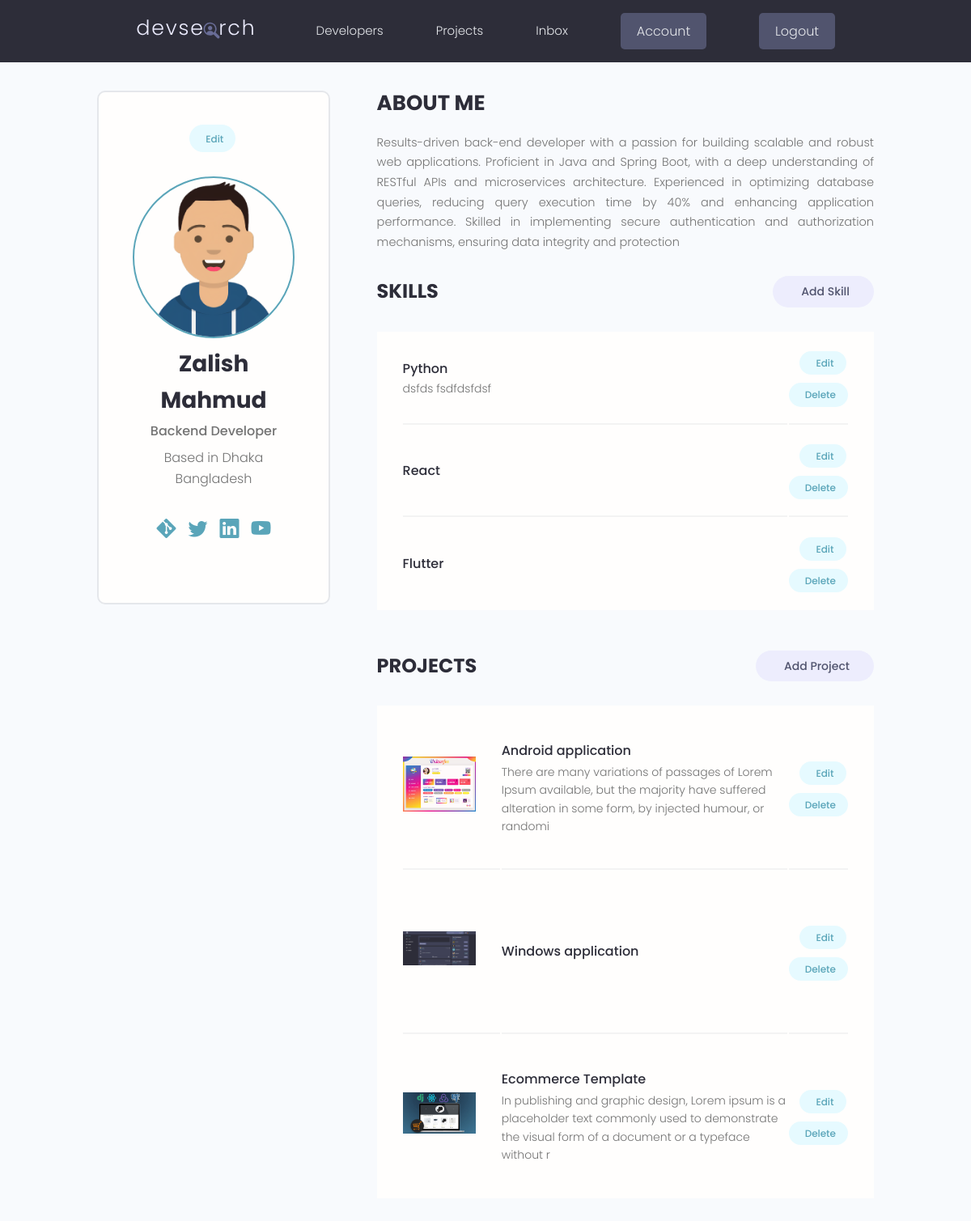
Screenshot of /account/ (signed in) with the database file from the repository.
### users/models.py (models this page shows, shortened)
class Profile(models.Model):
    user = models.OneToOneField(User, on_delete=models.CASCADE, null=True, blank=True)
    name = models.CharField(max_length=200, blank= True, null= True)
    email = models.EmailField(max_length=200, blank= True, null= True)
    username = models.CharField(max_length=200, blank= True, null= True)
    location = models.CharField(max_length=200, blank= True, null= True)
    short_intro = models.CharField(max_length= 200, blank= True, null= True)
    bio = models.TextField(blank= True, null= True)
    profile_image = models.ImageField(null= True, blank= True, upload_to='profiles', default= 'profiles/user-default.png')
    social_github = models.CharField(max_length= 200, blank= True, null= True)
    short_twitter = models.CharField(max_length= 200, blank= True, null= True)
    short_linkedin = models.CharField(max_length= 200, blank= True, null= True)
    short_youtube = models.CharField(max_length= 200, blank= True, null= True)
    short_website = models.CharField(max_length= 200, blank= True, null= True)
    created = models.DateTimeField(auto_now_add = True)
    id = models.UUIDField(default=uuid.uuid4, unique=True,
                          primary_key= True,  editable= False)

class Skill(models.Model):
    owner = models.ForeignKey(Profile, on_delete=models.CASCADE, null=True, blank=True)
    name = models.CharField(max_length=200, blank=True, null=True)
    description = models.TextField(null=True, blank=True)
    created = models.DateTimeField(auto_now_add=True)
    id = models.UUIDField(default=uuid.uuid4, unique=True,
                          primary_key=True, editable=False)

### projects/models.py (models this page shows, shortened)
class Project(models.Model):
    owner = models.ForeignKey(Profile, null=True, blank=True, on_delete=models.SET_NULL)
    title = models.CharField(max_length=20)
    description = models.TextField(null = True, blank = True)
    featured_image = models.ImageField(null=True, blank=True, default="default.jpg")
    demo_link = models.CharField(max_length = 2000, null = True, blank = True)
    source_link = models.CharField(max_length = 2000, null = True, blank = True)
    tags = models.ManyToManyField('Tag', blank=True)
    vote_total = models.IntegerField(default=0, null=True, blank=True)
    vote_ratio = models.IntegerField(default=0, null=True, blank= True)
    created = models.DateTimeField(auto_now_add = True)
    id = models.UUIDField(default=uuid.uuid4, unique=True,
                          primary_key= True,  editable= False)
    class Meta:
        ordering = ['created']

### users/views.py (the view)
# urls.py: path('account/', views.userAccount, name='account'),
@login_required(login_url='login')
def userAccount(request):
    profile = request.user.profile
    skills = profile.skill_set.all()
    projects = profile.project_set.all()
    context = {'profile': profile, 'skills': skills, 'projects': projects}
    return render(request, 'users/account.html', context)

### users/templates/users/account.html (shortened to what this page needs)
{% extends 'main.html' %}
{% block content %}
  <main class="settingsPage profile my-md">
    <div class="container">
      <div class="layout">
        <div class="column column--1of3">
          <div class="card text-center">
            <div class="card__body dev">
              <a class="tag tag--pill tag--main settings__btn" href="{% url 'edit-account' %}"> Edit</a>
              <img class="avatar avatar--xl dev__avatar" src="{{profile.profile_image.url}}" />
              <h2 class="dev__name">{{profile.name}}</h2>
              <p class="dev__title">{{profile.short_intro}}</p>
              <p class="dev__location">Based in {{profile.location}}</p>
              <ul class="dev__social">
                {% if profile.social_github %}
                <li>
                  <h5><a title="Github" href="{{profile.social_github}}" target="_blank"><i class="bi bi-git"></i></a></h5>
                </li>
               {% endif %}
               {% if profile.short_twitter %}
                <li>
                 <h5> <a title="Twitter" href="{{profile.short_twitter}}" target="_blank"><i class="bi bi-twitter"></i></a> </h5>
                </li>
                {% endif %}
                {% if profile.short_linkedin %}
                <li>
                 <h5> <a title="LinkedIn" href="{{profile.short_linkedin}}" target="_blank"><i class="bi bi-linkedin"></i></a> </h5>
                </li>
                {% endif %}
                {% if profile.short_linkedin %}
                <li>
                 <h5> <a title="Youtube" href="{{profile.short_youtube}}" target="_blank"><i class="bi bi-youtube"></i></a> </h5>
                </li>
                {% endif %}
              </ul>
            </div>
          </div>
        </div>
        <div class="column column--2of3">
          <div class="devInfo">
            <h3 class="devInfo__title">About Me</h3>
            <p class="devInfo__about">
              {{profile.bio}}
            </p>
          </div>
          <div class="settings">
            <h3 class="settings__title">Skills</h3>
            <a class="tag tag--pill tag--sub settings__btn tag--lg" href="{% url 'create-skill' %}"> Add Skill</a>
          </div>
          <table class="settings__table">
            {% for skill in skills %}
            <tr>
              <td class="settings__tableInfo">
                <h4>{{skill.name}}</h4>
                <p>
                  {{skill.description}}
                </p>
              </td>
              <td class="settings__tableActions">
                <a class="tag tag--pill tag--main settings__btn" href="{% url 'update-skill' skill.id %}"> Edit</a>
                <a class="tag tag--pill tag--main settings__btn" href="{% url 'delete-skill' skill.id %}">
                  Delete</a>
              </td>
            </tr>
            {% endfor %}
          </table>
          <div class="settings">
            <h3 class="settings__title">Projects</h3>
            <a class="tag tag--pill tag--sub settings__btn tag--lg" href="{% url 'create-project' %}"> Add Project</a>
          </div>
          <table class="settings__table">
            {% for project in projects %}
            <tr>
              <td class="settings__thumbnail">
                <a href="{% url 'project' project.id %}"><img src="{{project.featured_image.url}}" alt="Project Thumbnail" /></a>
              </td>
              <td class="settings__tableInfo">
                <a href="{% url 'project' project.id %}">{{project.title}}</a>
                <p>
                  {{project.description|slice:'150'}}
                </p>
              </td>
              <td class="settings__tableActions">
                <a class="tag tag--pill tag--main settings__btn" href="{% url 'update-project' project.id %}"> Edit</a>
                <a class="tag tag--pill tag--main settings__btn" href="{% url 'delete-project' project.id %}">
                  Delete</a>
              </td>
            </tr>
            {% endfor %}
          </table>
        </div>
      </div>
    </div>
  </main>
{% endblock content %}

### static/styles/app.css (style rules this page uses)
:root { --color-sub: #2d2d39; }
.card { border: 2px solid var(--color-light); }
img { width: 100%; }
.profile .card > .dev { padding: 4rem; }
.dev__avatar { display: block; margin: auto; }
.dev__name { color: var(--color-sub); font-size: 2.8rem; font-weight: 700; margin-top: 1rem; margin-bottom: 0.5rem; }
.dev__title { font-size: 1.6rem; font-weight: 500; line-height: 1.3; }
.dev__location { margin-top: 1rem; }
.dev__social { margin: 3rem 0; list-style: none; display: flex; justify-content: center; gap: 1.5rem; }
.devInfo { margin-bottom: 3rem; }
.devInfo__title, .devInfo__subtitle { font-size: 2.6rem; color: var(--color-sub); text-transform: uppercase; font-weight: 700; margin-bottom: 1.5rem; }
.devInfo__about, .devSkill__info { font-size: 1.45rem; line-height: 1.7; text-align: justify; }
.settingsPage .dev > .settings__btn { display: inline-block; margin-bottom: 3rem; }
.settings { display: flex; justify-content: space-between; align-items: center; }
.settings__title { font-size: 2.4rem; text-transform: uppercase; font-weight: 700; color: var(--color-sub); }
.settings__table { margin-top: 3rem; margin-bottom: 5rem; padding: 0 3rem; background: var(--color-white); }
.settings__table tr { width: 100%; }
.settings__table tr > td { padding: 2rem 0; }
.settings__table tr:not(:last-child) td { border-bottom: 2px solid var(--color-white-light); }
.settings__thumbnail { width: 23%; min-width: 10rem; }
.settings__thumbnail img { padding-right: 3rem; height: 15rem; object-fit: contain; }
.settings__tableInfo { width: 100%; }
.settings__tableInfo h4, .settings__tableInfo a { padding-right: 1rem; width: auto; font-size: 1.6rem; font-weight: 500; color: var(--color-sub); }
.settings__tableInfo p { font-size: 1.4rem; }
.settings__tableActions { text-align: right; }

### static/uikit/styles/modules/_variables.css (style rules this page uses)
:root { --color-main: #5aa5b9; --color-main-light: #e6faff; --color-sub: #3f4156; --color-sub-light: #51546e; --color-sub-lighter: #ededfd; --color-text: #737373; --color-gray: #8b8b8b; --color-light: #e5e7eb; --color-light-gray: #767676; --color-bg: #f8fafd; --color-white: #fffefd; --color-white-light: #f3f3f3; --color-success: #359e64; --color-success-bg: #def8e8; --color-error: #fc4b0b; --color-error-bg: #fff2ee; --font-base: 'Poppins', arial, helvetica, 'Segoe UI', roboto, ubuntu, sans-serif; --font-monospace: 'Fira Code', 'Courier New', courier, monospace; --font-regular: 300; --font-medium: 500; --font-bold: 700; --generic-shadow: 1px 1px 5px #00000010; --generic-transition: all 0.3s ease-in-out; }

### static/uikit/styles/modules/_base.css (style rules this page uses)
* { margin: 0; padding: 0; box-sizing: border-box; text-rendering: optimizeLegibility; color: inherit; font-size: inherit; }
html { font-size: 50%; }
@media only screen and (min-width: 480px) { html { font-size: 56.25%; } }
@media only screen and (min-width: 1200px) { html { font-size: 62.5%; } }
body { line-height: 1.6; font-weight: 400; font-size: 1.5rem; color: var(--color-text); background-color: var(--color-bg); min-height: 100vh; }

### static/uikit/styles/modules/_typography.css (style rules this page uses)
* { font-family: var(--font-base); }
h2 { font-size: 3.6rem; font-weight: var(--font-bold); }
h3 { font-size: 3.2rem; font-weight: var(--font-medium); }
h4 { font-size: 2.8rem; font-weight: var(--font-medium); }
h5 { font-size: 2.4rem; font-weight: var(--font-medium); }
h5, h6 { font-weight: var(--font-regular); }
p, span, strong { font-size: 1.6rem; color: var(--color-text); font-weight: var(--font-regular); }
a { padding-bottom: 2px; text-decoration: none; display: inline-block; color: var(--color-main); font-weight: var(--font-medium); }

### static/uikit/styles/modules/_utilities.css (style rules this page uses)
.container { width: 92%; max-width: 165rem; margin: 0 auto; box-sizing: border-box; }
@media screen and (min-width: 1000px) { .container { width: 90%; } }
@media screen and (min-width: 1200px) { .container { width: 80%; } }
.text-center { text-align: center; }
.my-md { margin: 3rem auto; }

### static/uikit/styles/modules/_avatar.css (style rules this page uses)
.avatar { border-radius: 50%; border: 2px solid var(--color-main); object-fit: cover; }
.avatar--xl { height: 20rem; width: 20rem; }

### static/uikit/styles/modules/_card.css (style rules this page uses)
.card { border-radius: 1rem; background-color: var(--color-white); border: 1.5px solid var(--color-light); width: auto; height: auto; margin-top: 0.5rem; margin-bottom: 0.5rem; overflow: hidden; }
.card__body, .card__header { padding: 2rem 2.5rem; }

### static/uikit/styles/modules/_layout.css (style rules this page uses)
.layout { display: flex; flex-flow: row wrap; justify-content: space-between; }
.layout > .column { margin-bottom: 3rem; }
.layout > .column.column--1of3 { flex-basis: 30%; }
.layout > .column.column--2of3 { flex-basis: 64%; }

### rows the page displays
Profile: profile_image (picture), name "Zalish Mahmud", short_intro "Backend Developer", location "Dhaka Bangladesh", bio "Results-driven back-end developer with a passion for building scalable and robust web applications. Proficient in Java and Spring Boot, with a deep understanding of RESTful APIs and microservices architecture. Experienced in optimizing database queries, reducing query execution time by 40% and enhancing application performance. Skilled in implementing secure authentication and authorization mechanisms, ensuring data integrity and protection"
Skill: name "Python", description "dsfds fsdfdsfdsf"
Skill: name "React"
Skill: name "Flutter"
Project: featured_image (picture), title "Android application", description "There are many variations of passages of Lorem Ipsum available, but the majority have suffered alteration in some form, by injected humour, or randomi"
Project: featured_image (picture), title "Windows application"
Project: featured_image (picture), title "Ecommerce Template", description "In publishing and graphic design, Lorem ipsum is a placeholder text commonly used to demonstrate the visual form of a document or a typeface without r"
